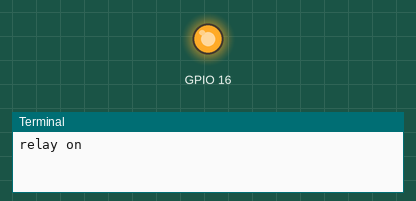
Simulated run of this program. Board: Raspberry Pi (BCM pin numbers) with a Grove Base HAT. Parts: output pins drawn as LEDs (lit = HIGH), the last lines printed to the terminal. At 75.0 s the program stops and its outputs stay as they are.

Above: at 5.0 s.
At 12.5 s:
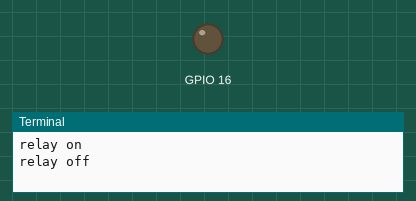
Timing chart, 0 to 19.5 s (numbered marks = the images above):
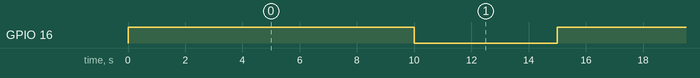

The program:

action.py
```python
#!/usr/bin/env python

import time

from grove.grove_relay import GroveRelay

def main():

    # Grove - Relay connected to port D16
    relay = GroveRelay(16)
    number = 0
    while number < 5:
        relay.on()
        print('relay on')
        time.sleep(10)

        relay.off()
        print('relay off')
        time.sleep(5)
        number = number + 1

if __name__ == '__main__':
    main()
```

Measured:
- by itself, GPIO 16: alternates HIGH for 10.0 s and LOW for 5.0 s
